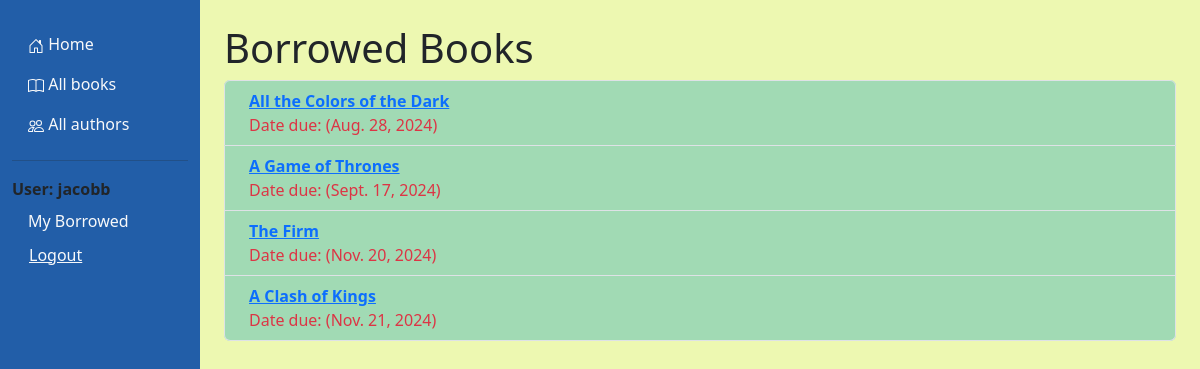
Before: /catalog/mybooks/ (signed in) with the older database file.
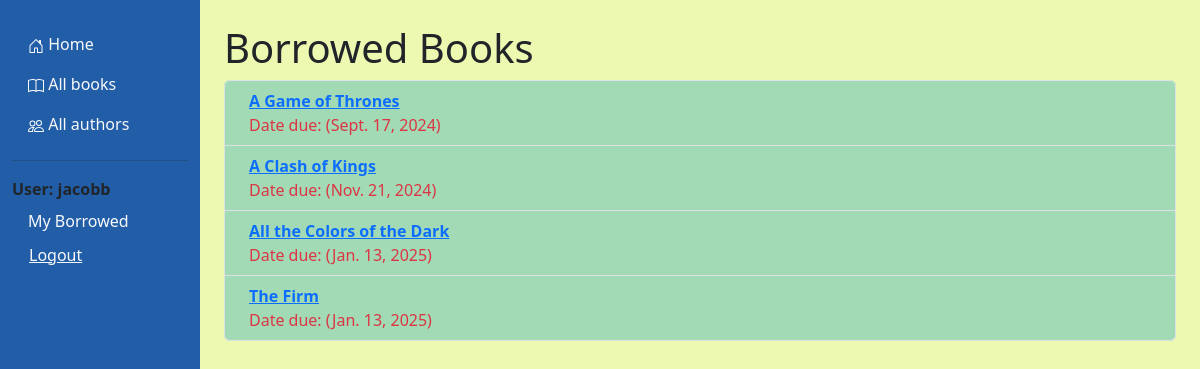
After: the same page with the newer database file.
### catalog/models.py (models this page shows, shortened)
class BookInstance(models.Model):
    id = models.UUIDField(primary_key=True, default=uuid.uuid4, help_text="Unique ID for this particular book across the whole library")
    book = models.ForeignKey('Book', on_delete=models.RESTRICT, null=True)
    imprint = models.CharField(max_length=200)
    due_back = models.DateField(null=True, blank=True)
    borrower = models.ForeignKey(settings.AUTH_USER_MODEL, on_delete=models.SET_NULL, null=True, blank=True)
    LOAN_STATUS = (
        ('m', 'Maintenance'),
        ('o', 'On loan'),
        ('a', 'Available'),
        ('r', 'Reserved'),
    )
    status = models.CharField(
        max_length=1,
        choices=LOAN_STATUS,
        blank=True,
        default='m',
        help_text='Book_availability',
    )
    class Meta:
        ordering = ['due_back']
        permissions = (("can_mark_returned", "Set book as returned"),)
    def is_overdue(self):
        return bool(self.due_back and date.today() > self.due_back)

class Book(models.Model):
    title = models.CharField(max_length=200)
    author = models.ForeignKey('Author', on_delete=models.RESTRICT, null=True)
    summary = models.TextField(
        max_length=1000, help_text="Enter a brief description of the book")
    isbn = models.CharField('ISBN', max_length=13,
                            unique=True,
                            help_text='13 Character <a href="https://www.isbn-international.org/content/what-isbn'
                                      '">ISBN number</a>')
    genre = models.ManyToManyField(Genre, help_text="Select a genre for this book")
    language = models.ForeignKey('Language', on_delete=models.SET_NULL, null=True)
    image = models.ImageField(upload_to='images/', null=True, blank=True)
    class Meta:
        ordering = ['title']
    def display_genre(self):
        """Create a string for the Genre.  This is required to display genre in Admin."""
        return ', '.join(genre.name for genre in self.genre.all()[:3])
    display_genre.short_description = 'Genre'

### catalog/views.py (the view)
# urls.py: path('mybooks/', views.LoanedBooksByUserListView.as_view(), name='my-borrowed'),
class LoanedBooksByUserListView(LoginRequiredMixin, generic.ListView):
    model = BookInstance
    template_name = 'catalog/bookinstance_list_borrowed_user.html'
    paginate_by = 10
    def get_queryset(self):
        return (
            BookInstance.objects.filter(borrower=self.request.user)
            .filter(status__exact='o')
            .order_by('due_back')
        )

### catalog/templates/catalog/bookinstance_list_borrowed_user.html
{% extends "base_generic.html" %}
{% block content %}
    <h1>Borrowed Books</h1>
    {% if bookinstance_list %}
    <ul class="list-group" style="background-color: #a1dab4;">
      {% for bookinst in bookinstance_list %}
      <li class="list-group-item d-flex bg-transparent {% if bookinst.is_overdue %}text-danger{% endif %}">
        <div class="ms-2 me-auto">
          <div class="fw-bold">
            <a href="{% url 'book-detail' bookinst.book.pk %}">{{ bookinst.book.title }}</a>
          </div>
          Date due: ({{ bookinst.due_back }})
        </div>
      </li>
      {% endfor %}
    </ul>
    {% else %}
      <p>There are no books borrowed.</p>
    {% endif %}
{% endblock %}

Changed rows visible on the page:
shown differently, row unchanged: BookInstance "Sept. 17, 2024": moves up the list
shown differently, row unchanged: BookInstance "Nov. 21, 2024": moves up the list
changed BookInstance "All the Colors of the Dark": due_back "Aug. 28, 2024" → "Jan. 13, 2025"
changed BookInstance "The Firm": due_back "Nov. 20, 2024" → "Jan. 13, 2025"
